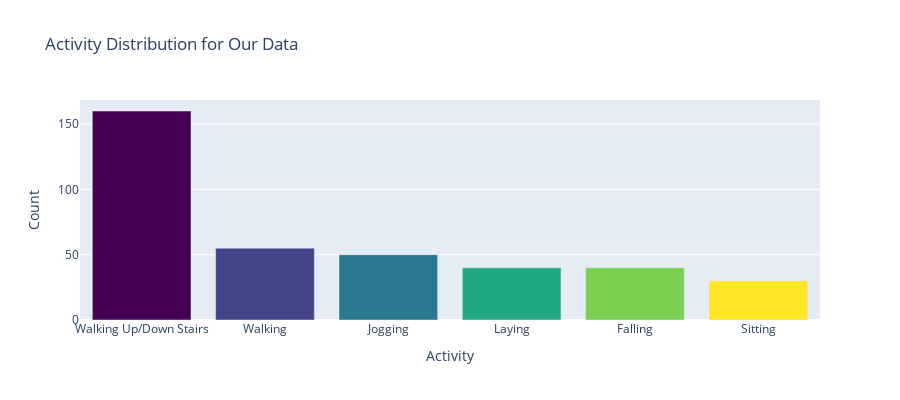

The cell this chart's notebook holds for it:
### Markdown cell above
## Bar plot for distribution of activities
(interactive bar plot)

### Code cell
# Plotting data
label_counts = label.value_counts()

# Get colors
n = label_counts.shape[0]
colormap = get_cmap('viridis')
colors = [rgb2hex(colormap(col)) for col in np.arange(0, 1.01, 1/(n-1))]

# Create plot
data = go.Bar(x = label_counts.index,
              y = label_counts,
              marker = dict(color = colors))



layout = go.Layout(title = 'Activity Distribution for Our Data',
                   xaxis = dict(title = 'Activity'),
                   yaxis = dict(title = 'Count'),
                   height = 400,
                   width = 900)

fig = go.Figure(data=[data], layout=layout)
iplot(fig)

fig.write_image("Plots/Activity Distribution.png")

### Figure 1 — Plotly figure (JSON) as saved in the notebook; plotly's stock layout.template omitted (floating-point values rounded to 4 significant figures)
{"data": [{"marker": {"color": ["#440154", "#414487", "#2a788e", "#22a884", "#7ad151", "#fde725"]}, "type": "bar", "x": ["Walking Up/Down Stairs", "Walking", "Jogging", "Laying", "Falling", "Sitting"], "y": [160, 55, 50, 40, 40, 30]}], "layout": {"height": 400, "title": {"text": "Activity Distribution for Our Data"}, "width": 900, "xaxis": {"title": {"text": "Activity"}}, "yaxis": {"title": {"text": "Count"}}}}
